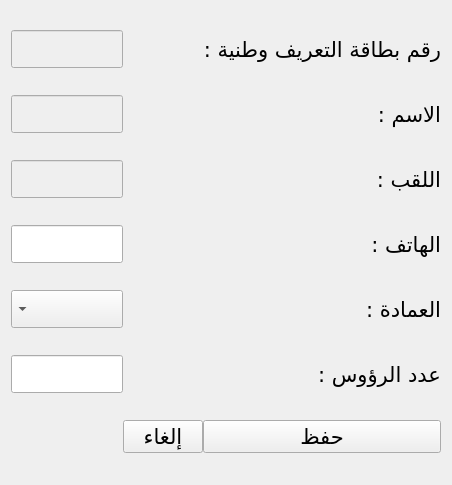
<?xml version="1.0" encoding="UTF-8"?>
<ui version="4.0">
 <class>change</class>
 <widget class="QWidget" name="change">
  <property name="windowModality">
   <enum>Qt::WindowModal</enum>
  </property>
  <property name="geometry">
   <rect>
    <x>0</x>
    <y>0</y>
    <width>452</width>
    <height>485</height>
   </rect>
  </property>
  <property name="maximumSize">
   <size>
    <width>452</width>
    <height>485</height>
   </size>
  </property>
  <property name="font">
   <font>
    <family>Arabic Typesetting</family>
    <pointsize>11</pointsize>
   </font>
  </property>
  <property name="windowTitle">
   <string>تغير</string>
  </property>
  <property name="layoutDirection">
   <enum>Qt::RightToLeft</enum>
  </property>
  <property name="locale">
   <locale language="Arabic" country="Tunisia"/>
  </property>
  <layout class="QGridLayout" name="gridLayout">
   <property name="topMargin">
    <number>9</number>
   </property>
   <property name="horizontalSpacing">
    <number>0</number>
   </property>
   <item row="2" column="2">
    <widget class="QLineEdit" name="lastName">
     <property name="enabled">
      <bool>false</bool>
     </property>
     <property name="font">
      <font>
       <pointsize>16</pointsize>
      </font>
     </property>
    </widget>
   </item>
   <item row="0" column="2">
    <widget class="QLineEdit" name="idNumber">
     <property name="enabled">
      <bool>false</bool>
     </property>
     <property name="font">
      <font>
       <pointsize>16</pointsize>
      </font>
     </property>
     <property name="layoutDirection">
      <enum>Qt::RightToLeft</enum>
     </property>
     <property name="inputMethodHints">
      <set>Qt::ImhDigitsOnly</set>
     </property>
    </widget>
   </item>
   <item row="5" column="2">
    <widget class="QLineEdit" name="headsNumber">
     <property name="font">
      <font>
       <pointsize>16</pointsize>
      </font>
     </property>
     <property name="inputMethodHints">
      <set>Qt::ImhFormattedNumbersOnly</set>
     </property>
     <property name="maxLength">
      <number>10000</number>
     </property>
    </widget>
   </item>
   <item row="1" column="2">
    <widget class="QLineEdit" name="name">
     <property name="enabled">
      <bool>false</bool>
     </property>
     <property name="font">
      <font>
       <pointsize>16</pointsize>
      </font>
     </property>
     <property name="inputMethodHints">
      <set>Qt::ImhNone</set>
     </property>
    </widget>
   </item>
   <item row="3" column="2">
    <widget class="QLineEdit" name="phoneNumber">
     <property name="font">
      <font>
       <pointsize>16</pointsize>
      </font>
     </property>
     <property name="layoutDirection">
      <enum>Qt::RightToLeft</enum>
     </property>
     <property name="inputMethodHints">
      <set>Qt::ImhFormattedNumbersOnly</set>
     </property>
     <property name="text">
      <string/>
     </property>
     <property name="maxLength">
      <number>12</number>
     </property>
    </widget>
   </item>
   <item row="4" column="2">
    <widget class="QComboBox" name="Deanship">
     <property name="font">
      <font>
       <pointsize>16</pointsize>
      </font>
     </property>
    </widget>
   </item>
   <item row="8" column="1">
    <widget class="QPushButton" name="cancel">
     <property name="font">
      <font>
       <pointsize>16</pointsize>
      </font>
     </property>
     <property name="text">
      <string>إلغاء</string>
     </property>
    </widget>
   </item>
   <item row="8" column="0">
    <widget class="QPushButton" name="save">
     <property name="font">
      <font>
       <pointsize>16</pointsize>
      </font>
     </property>
     <property name="text">
      <string>حفظ</string>
     </property>
    </widget>
   </item>
   <item row="5" column="0">
    <widget class="QLabel" name="label_7">
     <property name="font">
      <font>
       <pointsize>16</pointsize>
      </font>
     </property>
     <property name="text">
      <string>عدد الرؤوس :</string>
     </property>
    </widget>
   </item>
   <item row="4" column="0">
    <widget class="QLabel" name="label_6">
     <property name="font">
      <font>
       <pointsize>16</pointsize>
      </font>
     </property>
     <property name="text">
      <string>العمادة :</string>
     </property>
    </widget>
   </item>
   <item row="3" column="0">
    <widget class="QLabel" name="label_8">
     <property name="font">
      <font>
       <pointsize>16</pointsize>
      </font>
     </property>
     <property name="text">
      <string>الهاتف :</string>
     </property>
    </widget>
   </item>
   <item row="2" column="0">
    <widget class="QLabel" name="label_4">
     <property name="font">
      <font>
       <pointsize>16</pointsize>
      </font>
     </property>
     <property name="text">
      <string>اللقب :</string>
     </property>
    </widget>
   </item>
   <item row="1" column="0">
    <widget class="QLabel" name="label_3">
     <property name="font">
      <font>
       <pointsize>16</pointsize>
      </font>
     </property>
     <property name="text">
      <string>الاسم :</string>
     </property>
    </widget>
   </item>
   <item row="0" column="0">
    <widget class="QLabel" name="label_2">
     <property name="font">
      <font>
       <pointsize>16</pointsize>
      </font>
     </property>
     <property name="inputMethodHints">
      <set>Qt::ImhNone</set>
     </property>
     <property name="text">
      <string>رقم بطاقة التعريف وطنية :</string>
     </property>
    </widget>
   </item>
  </layout>
 </widget>
 <resources/>
 <connections/>
</ui>
